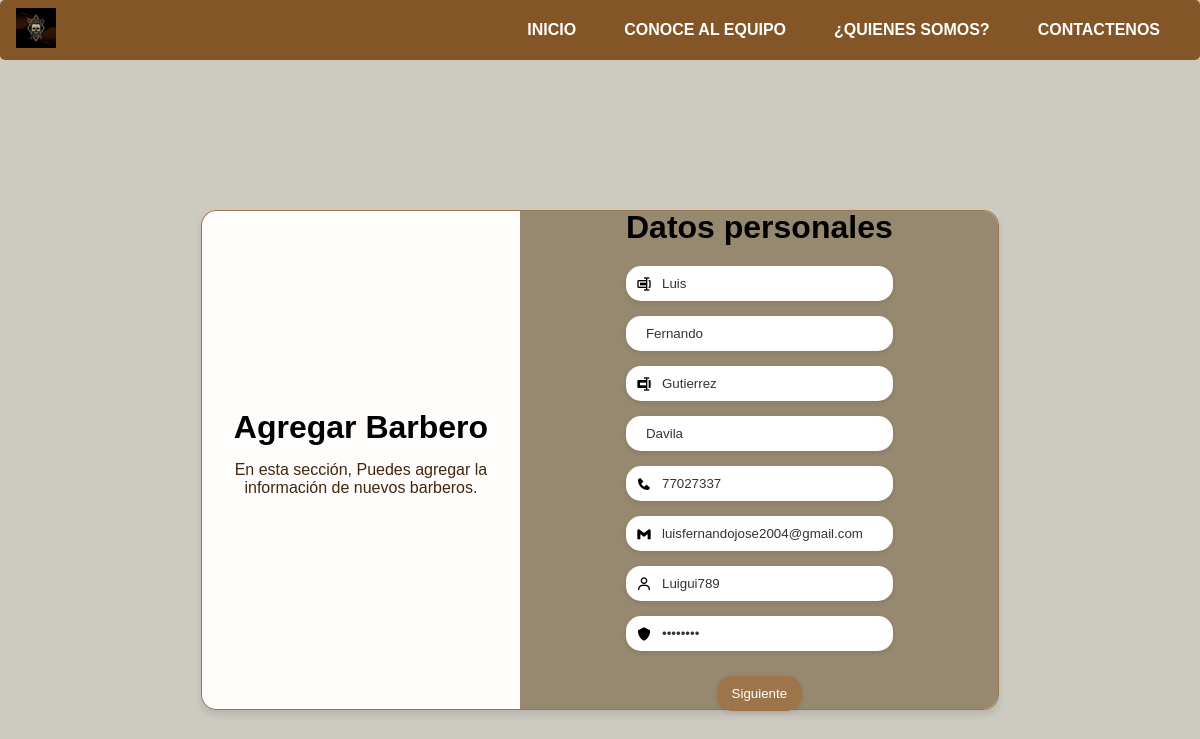
/editar_barbero/1/, run on an earlier commit of the app's database.
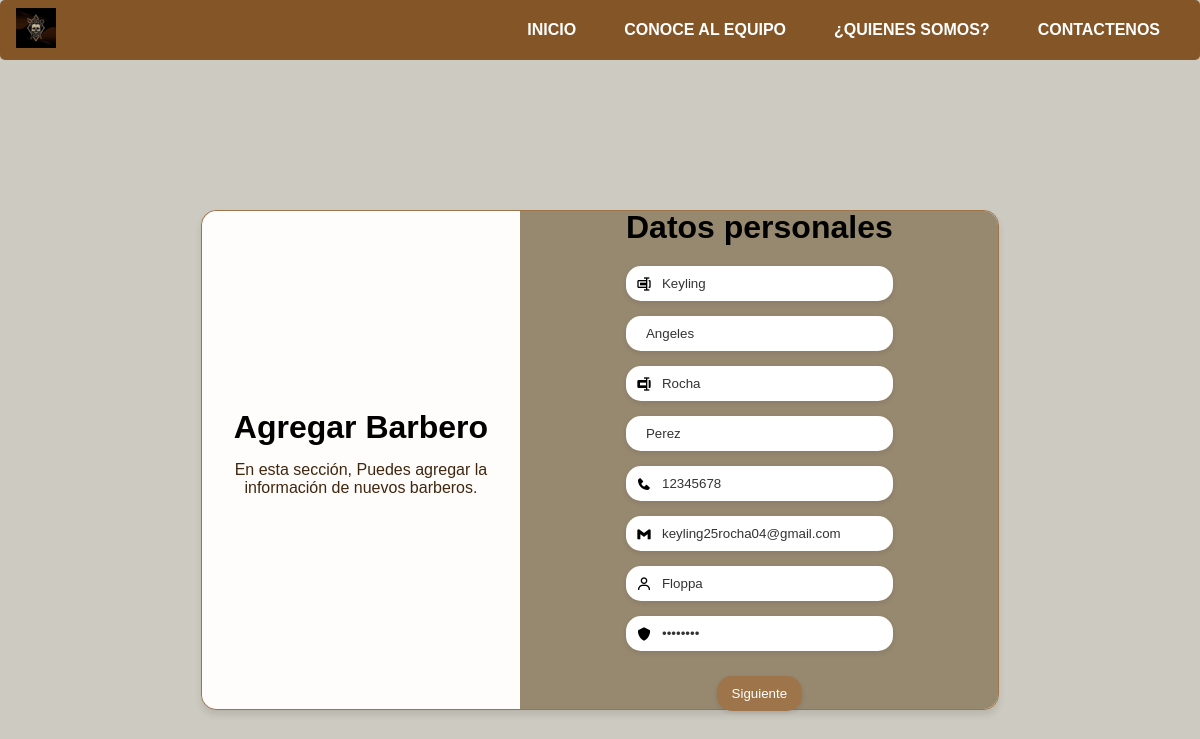
And on a later commit of the database.
### Apps/aplicacion/models.py (models this page shows, shortened)
class Barbero(models.Model):
    Direccion = models.TextField()
    cedula = models.CharField(max_length=14,blank=False)
    Estado = models.BooleanField(default=True)
    Comisiones = models.DecimalField(max_digits=10, decimal_places=2)
    Empleado = models.ForeignKey(Empleado, on_delete=models.CASCADE, related_name='barberos')

class Empleado(models.Model):
    persona = models.ForeignKey(Persona, on_delete=models.CASCADE, related_name='empleados')
    Salario = models.DecimalField(max_digits=10, decimal_places=2)
    fecha_contratacion = models.DateField(default=timezone.now)

class Persona(AbstractUser):
    nombre1 = models.CharField(max_length=15, blank=False)
    nombre2 = models.CharField(max_length=15, blank=True)
    apellidoP = models.CharField(max_length=15, blank=False)
    apellidoM = models.CharField(max_length=15, blank=True)
    telefono = models.CharField(max_length=15, blank=False)
    rol = models.ForeignKey(Rol, on_delete=models.SET_NULL, null=True, blank=True)

### Apps/aplicacion/views.py (the view, shortened to what this page needs)
# urls.py: path('editar_barbero/<int:barbero_id>/', views.EditarBarbero, name='editar_barbero'),
def EditarBarbero(request, barbero_id):
    barbero = get_object_or_404(Barbero, id=barbero_id)
    roles = Rol.objects.all()
    return render(request, 'Editbarbero.html', {'barbero': barbero, 'roles': roles})

### Apps/aplicacion/Templates/Editbarbero.html (shortened to what this page needs)
{% extends "Layout2.html" %}
{% load static %}
{% block head %}
<link rel="stylesheet" href="{% static 'css/Style2.css' %}">
<link rel="stylesheet" href="{% static 'css/AdBarbero.css' %}">
<link href='https://unpkg.com/boxicons@2.1.4/css/boxicons.min.css' rel='stylesheet'>
{% endblock %}
{% block content %}
<div class="container">
    <div class="container-form Empleado">
        <div class="information">
            <div class="info-child">
                <h1>Agregar Barbero</h1>
                <p>En esta sección, Puedes agregar la información de nuevos barberos.</p>
            </div>
        </div>
        <div class="form-information">
            <div class="form-information-child">
                <h2>Datos personales</h2>
                <form action="" method="POST" class="form">
                    <label>
                        <i class='bx bx-rename'></i>
                        <input type="text" name="primer_nombre" placeholder="Primer Nombre:" value="{{ barbero.Empleado.persona.nombre1 }}" required>
                    </label>
                    <label>
                        <input type="text" name="segundo_nombre" placeholder="Segundo Nombre:" value="{{ barbero.Empleado.persona.nombre2 }}">
                    </label>
                    <label>
                        <i class='bx bxs-rename'></i>
                        <input type="text" name="primer_Apellido" placeholder="Primer Apellido:" value="{{ barbero.Empleado.persona.apellidoP }}" required>
                    </label>
                    <label>
                        <input type="text" name="segundo_Apellido" placeholder="Segundo Apellido: " value="{{ barbero.Empleado.persona.apellidoM }}">
                    </label>
                    <label>
                        <i class='bx bxs-phone'></i>
                        <input type="text" name="telefono" placeholder="Telefono:" value="{{ barbero.Empleado.persona.telefono }}" required>
                    </label>
                    <label>
                        <i class='bx bxl-gmail'></i>
                        <input type="email" name="email" placeholder="Email:" value="{{ barbero.Empleado.persona.email }}" required>
                    </label>
                    <label>
                        <i class='bx bx-user'></i>
                        <input type="text" name="usuario" placeholder="Usuario:" value="{{  barbero.Empleado.persona.username }}" required>
                    </label>
                    <label>
                        <i class='bx bxs-shield'></i>
                        <input type="password" name="password" placeholder="Contraseña:" value="{{ barbero.Empleado.persona.password }}" required>
                    </label>
                    <input type="button" value="Siguiente" id="Sig_empleado">
                </form>
            </div>
        </div>
    </div>
</div>
{% endblock %}

What changed in the data, as far as the page shows it:
changed Barbero: primer_nombre "Luis" → "Keyling"; segundo_nombre "Fernando" → "Angeles"; primer_Apellido "Gutierrez" → "Rocha"; segundo_Apellido "Davila" → "Perez"; telefono "77027337" → "12345678"; email "luisfernandojose2004@gmail.com" → "keyling25rocha04@gmail.com"; usuario "Luigui789" → "Floppa"
